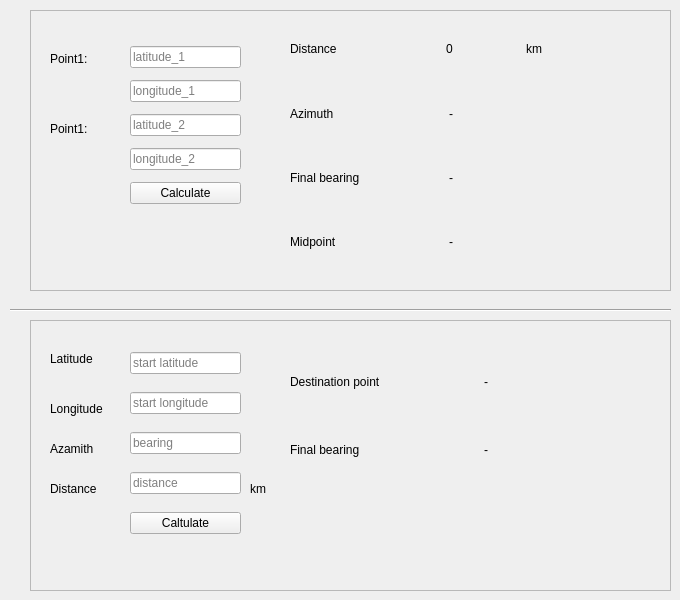
    <widget class="QWidget" name="tab">
     <attribute name="title">
      <string>DD Inputs for distance and destination points</string>
     </attribute>
     <widget class="Line" name="line">
      <property name="geometry">
       <rect>
        <x>10</x>
        <y>300</y>
        <width>661</width>
        <height>21</height>
       </rect>
      </property>
      <property name="orientation">
       <enum>Qt::Horizontal</enum>
      </property>
     </widget>
     <widget class="QFrame" name="frame_2">
      <property name="geometry">
       <rect>
        <x>30</x>
        <y>10</y>
        <width>641</width>
        <height>281</height>
       </rect>
      </property>
      <property name="frameShape">
       <enum>QFrame::StyledPanel</enum>
      </property>
      <property name="frameShadow">
       <enum>QFrame::Raised</enum>
      </property>
      <widget class="QWidget" name="verticalLayoutWidget_2">
       <property name="geometry">
        <rect>
         <x>260</x>
         <y>10</y>
         <width>311</width>
         <height>251</height>
        </rect>
       </property>
       <layout class="QVBoxLayout" name="verticalLayout_3">
        <item>
         <layout class="QGridLayout" name="gridLayout">
          <item row="0" column="5">
           <widget class="QLabel" name="label_3">
            <property name="text">
             <string>km</string>
            </property>
           </widget>
          </item>
          <item row="0" column="2">
           <widget class="QLabel" name="label_2">
            <property name="text">
             <string>0</string>
            </property>
           </widget>
          </item>
          <item row="0" column="0" colspan="2">
           <widget class="QLabel" name="label">
            <property name="text">
             <string>Distance</string>
            </property>
           </widget>
          </item>
         </layout>
        </item>
        <item>
         <layout class="QHBoxLayout" name="horizontalLayout">
          <item>
           <widget class="QLabel" name="label_4">
            <property name="text">
             <string>Azimuth</string>
            </property>
           </widget>
          </item>
          <item>
           <widget class="QLabel" name="label_value_azamith">
            <property name="text">
             <string>-</string>
            </property>
           </widget>
          </item>
         </layout>
        </item>
        <item>
         <layout class="QHBoxLayout" name="horizontalLayout_2">
          <item>
           <widget class="QLabel" name="label_5">
            <property name="text">
             <string>Final bearing</string>
            </property>
           </widget>
          </item>
          <item>
           <widget class="QLabel" name="final_bearing_label">
            <property name="text">
             <string>-</string>
            </property>
           </widget>
          </item>
         </layout>
        </item>
        <item>
         <layout class="QHBoxLayout" name="horizontalLayout_4">
          <item>
           <widget class="QLabel" name="midpoint_label">
            <property name="sizePolicy">
             <sizepolicy hsizetype="Preferred" vsizetype="Preferred">
              <horstretch>0</horstretch>
              <verstretch>0</verstretch>
             </sizepolicy>
            </property>
            <property name="text">
             <string>Midpoint </string>
            </property>
           </widget>
          </item>
          <item>
           <widget class="QLabel" name="midpoint_value_label">
            <property name="text">
             <string>-</string>
            </property>
           </widget>
          </item>
         </layout>
        </item>
       </layout>
      </widget>
      <widget class="QLabel" name="label_23">
       <property name="geometry">
        <rect>
         <x>20</x>
         <y>40</y>
         <width>67</width>
         <height>17</height>
        </rect>
       </property>
       <property name="text">
        <string>Point1:</string>
       </property>
      </widget>
      <widget class="QWidget" name="verticalLayoutWidget">
       <property name="geometry">
        <rect>
         <x>100</x>
         <y>30</y>
         <width>111</width>
         <height>171</height>
        </rect>
       </property>
       <layout class="QVBoxLayout" name="verticalLayout">
        <item>
         <widget class="QLineEdit" name="lat1">
          <property name="text">
           <string/>
          </property>
          <property name="placeholderText">
           <string>latitude_1</string>
          </property>
         </widget>
        </item>
        <item>
         <widget class="QLineEdit" name="lon1">
          <property name="placeholderText">
           <string>longitude_1</string>
          </property>
         </widget>
        </item>
        <item>
         <widget class="QLineEdit" name="lat2">
          <property name="placeholderText">
           <string>latitude_2</string>
          </property>
         </widget>
        </item>
        <item>
         <widget class="QLineEdit" name="lon2">
          <property name="placeholderText">
           <string>longitude_2</string>
          </property>
         </widget>
        </item>
        <item>
         <widget class="QPushButton" name="calculate_button">
          <property name="text">
           <string>Calculate</string>
          </property>
         </widget>
        </item>
       </layout>
      </widget>
      <widget class="QLabel" name="label_24">
       <property name="geometry">
        <rect>
         <x>20</x>
         <y>110</y>
         <width>67</width>
         <height>17</height>
        </rect>
       </property>
       <property name="text">
        <string>Point1:</string>
       </property>
      </widget>
     </widget>
     <widget class="QFrame" name="frame_3">
      <property name="geometry">
       <rect>
        <x>30</x>
        <y>320</y>
        <width>641</width>
        <height>271</height>
       </rect>
      </property>
      <property name="frameShape">
       <enum>QFrame::StyledPanel</enum>
      </property>
      <property name="frameShadow">
       <enum>QFrame::Raised</enum>
      </property>
      <widget class="QWidget" name="verticalLayoutWidget_4">
       <property name="geometry">
        <rect>
         <x>260</x>
         <y>30</y>
         <width>381</width>
         <height>131</height>
        </rect>
       </property>
       <layout class="QVBoxLayout" name="verticalLayout_5">
        <item>
         <layout class="QHBoxLayout" name="horizontalLayout_5">
          <item>
           <widget class="QLabel" name="destination_point_label">
            <property name="text">
             <string>Destination point</string>
            </property>
           </widget>
          </item>
          <item>
           <widget class="QLabel" name="destination_point_value_label">
            <property name="text">
             <string>-</string>
            </property>
           </widget>
          </item>
         </layout>
        </item>
        <item>
         <layout class="QHBoxLayout" name="horizontalLayout_3">
          <item>
           <widget class="QLabel" name="final_bearing_label_2">
            <property name="text">
             <string>Final bearing</string>
            </property>
           </widget>
          </item>
          <item>
           <widget class="QLabel" name="final_bearing_value_label">
            <property name="text">
             <string>-</string>
            </property>
           </widget>
          </item>
         </layout>
        </item>
       </layout>
      </widget>
      <widget class="QWidget" name="verticalLayoutWidget_3">
       <property name="geometry">
        <rect>
         <x>100</x>
         <y>20</y>
         <width>111</width>
         <height>211</height>
        </rect>
       </property>
       <layout class="QVBoxLayout" name="verticalLayout_4">
        <item>
         <widget class="QLineEdit" name="start_lat_lineedit">
          <property name="placeholderText">
           <string>start latitude</string>
          </property>
         </widget>
        </item>
        <item>
         <widget class="QLineEdit" name="start_longitude_lineedit">
          <property name="placeholderText">
           <string>start longitude</string>
          </property>
         </widget>
        </item>
        <item>
         <widget class="QLineEdit" name="bearing_lineEdit">
          <property name="placeholderText">
           <string>bearing</string>
          </property>
         </widget>
        </item>
        <item>
         <widget class="QLineEdit" name="distance_lineEdit">
          <property name="placeholderText">
           <string>distance</string>
          </property>
         </widget>
        </item>
        <item>
         <widget class="QPushButton" name="calculate_dest_bearing_button">
          <property name="text">
           <string>Caltulate</string>
          </property>
         </widget>
        </item>
       </layout>
      </widget>
      <widget class="QLabel" name="label_25">
       <property name="geometry">
        <rect>
         <x>20</x>
         <y>30</y>
         <width>67</width>
         <height>17</height>
        </rect>
       </property>
       <property name="text">
        <string>Latitude</string>
       </property>
      </widget>
      <widget class="QLabel" name="label_28">
       <property name="geometry">
        <rect>
         <x>20</x>
         <y>80</y>
         <width>71</width>
         <height>17</height>
        </rect>
       </property>
       <property name="text">
        <string>Longitude</string>
       </property>
      </widget>
      <widget class="QLabel" name="label_27">
       <property name="geometry">
        <rect>
         <x>20</x>
         <y>120</y>
         <width>67</width>
         <height>17</height>
        </rect>
       </property>
       <property name="text">
        <string>Azamith</string>
       </property>
      </widget>
      <widget class="QLabel" name="label_26">
       <property name="geometry">
        <rect>
         <x>20</x>
         <y>160</y>
         <width>67</width>
         <height>17</height>
        </rect>
       </property>
       <property name="text">
        <string>Distance</string>
       </property>
      </widget>
      <widget class="QLabel" name="label_42">
       <property name="geometry">
        <rect>
         <x>220</x>
         <y>160</y>
         <width>67</width>
         <height>17</height>
        </rect>
       </property>
       <property name="text">
        <string>km</string>
       </property>
      </widget>
     </widget>
    </widget>
